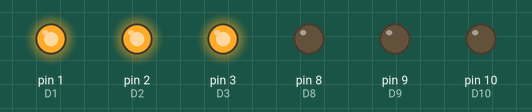
Simulated run of this sketch. Board: Arduino Uno, built with avr-gcc and run on an emulated ATmega328P. On the bench: output pins drawn as LEDs (lit = HIGH). Pins used as bus, display or sensor lines are not drawn.

Above: at 0.4 s.
At 1.4 s:
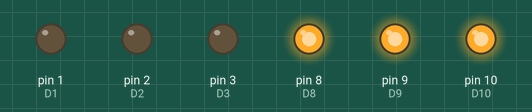
At 2.4 s:
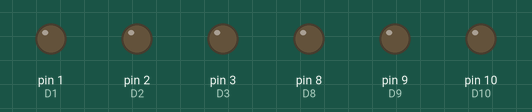
At 3.2 s:
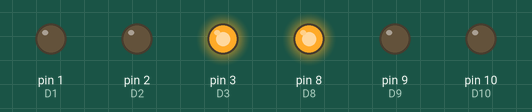
At 3.7 s:
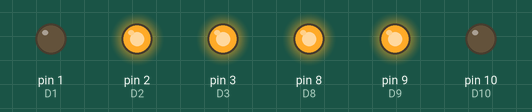
At 6.9 s:
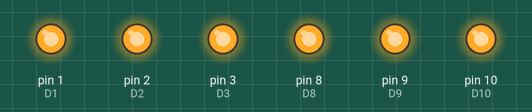
Timing chart, 0 to 8.3 s (numbered marks = the images above):
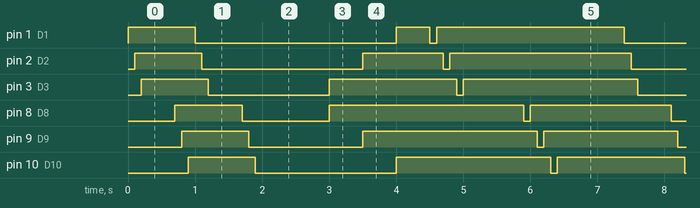

Measured:
- by itself, pin 1 (D1): repeats every 6.4 s: LOW 3.0 s, HIGH 0.50 s, LOW 0.10 s, HIGH 2.8 s
- by itself, pin 2 (D2): repeats every 6.4 s: LOW 2.4 s, HIGH 1.2 s, LOW 0.10 s, HIGH 2.7 s
- by itself, pin 3 (D3): repeats every 6.4 s: LOW 1.8 s, HIGH 1.9 s, LOW 0.10 s, HIGH 2.6 s
- by itself, pin 8 (D8): repeats every 6.4 s: LOW 1.3 s, HIGH 2.9 s, LOW 0.10 s, HIGH 2.1 s
- by itself, pin 9 (D9): repeats every 6.4 s: LOW 1.7 s, HIGH 2.6 s, LOW 0.10 s, HIGH 2.0 s
- by itself, pin 10 (D10): repeats every 6.4 s: LOW 2.1 s, HIGH 2.3 s, LOW 0.10 s, HIGH 1.9 s

The sketch:

led_sequencer.ino
```cpp
int D1= 1;
int D2= 2;
int D3= 3;
int D4= 4;
int D5= 5;
int D6= 6;
int D7= 7;
int D8= 8;
int D9= 9;
int D10= 10;

void setup() {
  pinMode(D1,OUTPUT);
  pinMode(D2,OUTPUT);
    pinMode(D3,OUTPUT);
     pinMode(D4,OUTPUT);
      pinMode(D4,OUTPUT);
       pinMode(D5,OUTPUT);
        pinMode(D6,OUTPUT);
         pinMode(D7,OUTPUT);
  pinMode(D8,OUTPUT);
    pinMode(D9,OUTPUT);
     pinMode(D10,OUTPUT);
  // put your setup code here, to run once:

}

void loop() {
  digitalWrite(D1,HIGH);
  delay(100);
  digitalWrite(D2,HIGH);
  delay(100);
  digitalWrite(D3,HIGH);
  delay(100);
  digitalWrite(D4,HIGH);
  delay(100);
  digitalWrite(D5,HIGH);
  delay(100);
  digitalWrite(D6,HIGH);
  delay(100);
  digitalWrite(D7,HIGH);
  delay(100);
  digitalWrite(D8,HIGH);
  delay(100);
  digitalWrite(D9,HIGH);
  delay(100);
  digitalWrite(D10,HIGH);
  delay(100);

   digitalWrite(D1,LOW);
  delay(100);
  digitalWrite(D2,LOW);
  delay(100);
  digitalWrite(D3,LOW);
  delay(100);
  digitalWrite(D4,LOW);
  delay(100);
  digitalWrite(D5,LOW);
  delay(100);
  digitalWrite(D6,LOW);
  delay(100);
  digitalWrite(D7,LOW);
  delay(100);
  digitalWrite(D8,LOW);
  delay(100);
  digitalWrite(D9,LOW);
  delay(100);
  digitalWrite(D10,LOW);
  delay(100);

   digitalWrite(D5,HIGH);
   digitalWrite(D6,HIGH);
  delay(500);
  digitalWrite(D4,HIGH);
  digitalWrite(D7,HIGH);
  delay(500);
  digitalWrite(D3,HIGH);
  digitalWrite(D8,HIGH);
  delay(500);
  digitalWrite(D2,HIGH);
  digitalWrite(D9,HIGH);
  delay(500);
  digitalWrite(D1,HIGH);
  digitalWrite(D10,HIGH);
  delay(500);

   digitalWrite(D1,LOW);
   delay(100);
     digitalWrite(D1,HIGH);
  delay(100);
  digitalWrite(D2,LOW);
  delay(100);
    digitalWrite(D2,HIGH);
  delay(100);
  digitalWrite(D3,LOW);
  delay(100);
    digitalWrite(D3,HIGH);
  delay(100);
  digitalWrite(D4,LOW);
  delay(100);
    digitalWrite(D4,HIGH);
  delay(100);
  digitalWrite(D5,LOW);
  delay(100);
    digitalWrite(D5,HIGH);
  delay(100);
  digitalWrite(D6,LOW);
  delay(100);
    digitalWrite(D6,HIGH);
  delay(100);
  digitalWrite(D7,LOW);
  delay(100);
    digitalWrite(D7,HIGH);
  delay(100);
  digitalWrite(D8,LOW);
  delay(100);
    digitalWrite(D8,HIGH);
  delay(100);
  digitalWrite(D9,LOW);
  delay(100);
    digitalWrite(D9,HIGH);
  delay(100);
 digitalWrite(D10,LOW);
 delay(100);
   digitalWrite(D10,HIGH);


  // put your main code here, to run repeatedly:

}
```
